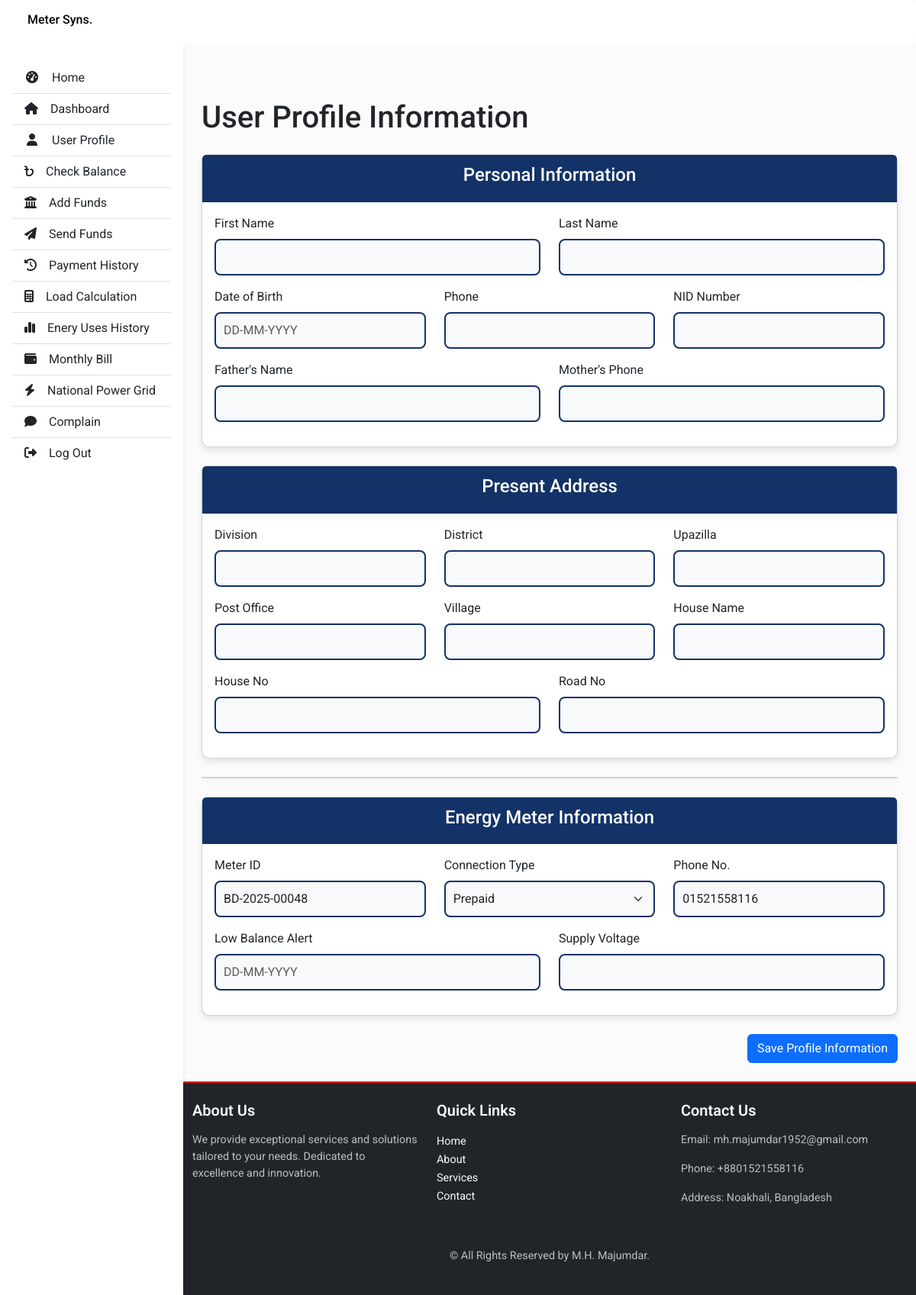
/user_info (signed in), run on the app's committed database.
### website/models.py (models this page shows)
class Profile(db.Model):
    id = db.Column(db.Integer, primary_key=True)
    user_id = db.Column(db.Integer, db.ForeignKey('user.id'), nullable=False)
    fathers_name = db.Column(db.String(150))
    mothers_name = db.Column(db.String(150))
    date_of_birth = db.Column(db.String(20))
    phone = db.Column(db.String(20))
    guardians_name = db.Column(db.String(150))
    guardians_phone = db.Column(db.String(20))
    hall_for_residence = db.Column(db.String(150))
    hall_for_roll = db.Column(db.String(150))
    blood_group = db.Column(db.String(10))
    religion = db.Column(db.String(50))
    nationality = db.Column(db.String(50))
    nid_number = db.Column(db.String(20))
    gender = db.Column(db.String(20))
    marital_status = db.Column(db.String(20))
    present_division = db.Column(db.String(100))
    present_district = db.Column(db.String(100))
    present_upazilla = db.Column(db.String(100))
    present_post_office = db.Column(db.String(100))
    present_village = db.Column(db.String(100))
    present_house_name = db.Column(db.String(100))
    present_house_no = db.Column(db.String(30))
    present_road_no = db.Column(db.String(30))
    permanent_division = db.Column(db.String(100))
    permanent_district = db.Column(db.String(100))
    permanent_upazilla = db.Column(db.String(100))
    permanent_post_office = db.Column(db.String(100))
    permanent_village = db.Column(db.String(100))
    permanent_house_name = db.Column(db.String(100))
    permanent_house_no = db.Column(db.String(30))
    permanent_road_no = db.Column(db.String(30))
    academic_level = db.Column(db.String(50))
    faculty = db.Column(db.String(150))
    department = db.Column(db.String(150))
    session = db.Column(db.String(20))
    year_term = db.Column(db.String(30))
    student_id = db.Column(db.String(20))
    meter_id = db.Column(db.String(100))
    connection_type = db.Column(db.String(50))
    phone_no = db.Column(db.String(100))
    installation_date = db.Column(db.String(20))  # Can use db.Date if you process it
    supply_voltage = db.Column(db.String(50))
    updated_at = db.Column(db.DateTime(timezone=True), default=func.now(), onupdate=func.now())

### website/views.py (the view, shortened to what this page needs)
@views.route("/user_info", methods=["GET", "POST"])
@login_required
def user_info():
    profile = Profile.query.filter_by(user_id=current_user.id).first()
    if not profile:
        profile = Profile(user_id=current_user.id)
        db.session.add(profile)
    return render_template("profile_form.html", user=current_user, profile=profile)

### website/__init__.py (called while the page is built)
def create_app():
    app = Flask(__name__)
    app.config['SECRET_KEY'] = "helloworld"
    app.config['SQLALCHEMY_DATABASE_URI'] = f'sqlite:///{DB_NAME}'
    db.init_app(app)
    with app.app_context():
        start_scheduler(app, db)
    from .models import User
    from .views import views
    from .auth import auth
    app.register_blueprint(views, url_prefix="/")
    app.register_blueprint(auth, url_prefix="/")
    with app.app_context():
        db.create_all()
        print("Database created!")
    login_manager = LoginManager()
    login_manager.login_view = "auth.login"
    login_manager.init_app(app)
    @login_manager.user_loader
    def load_user(id):
        return User.query.get(int(id))
    return app

### website/Templates/profile_form.html (shortened to what this page needs)
{% extends "base.html" %}
{% block content %}
<link rel="stylesheet" href="{{ url_for('static', filename='profile_form.css') }}" />
<div class="container mt-4">
    <h1 class="mb-4">User Profile Information</h1>
    <form action="{{ url_for('views.user_info') }}" method="POST">
        <div class="card mb-4">
            <div class="card-header bg-dark text-white">
                <h4>Personal Information</h4>
            </div>
            <div class="card-body">
                <div class="row">
                    <div class="col-md-6 mb-3">
                        <label for="fathers_name" class="form-label">First Name</label>
                        <input type="text" class="form-control" id="fathers_name" name="fathers_name" value="{{ profile.fathers_name or '' }}">
                    </div>
                    <div class="col-md-6 mb-3">
                        <label for="mothers_name" class="form-label">Last Name</label>
                        <input type="text" class="form-control" id="mothers_name" name="mothers_name" value="{{ profile.mothers_name or '' }}">
                    </div>
                </div>
                <div class="row">
                    <div class="col-md-4 mb-3">
                        <label for="date_of_birth" class="form-label">Date of Birth</label>
                        <input type="text" class="form-control" id="date_of_birth" name="date_of_birth" placeholder="DD-MM-YYYY" value="{{ profile.date_of_birth or '' }}">
                    </div>
                    <div class="col-md-4 mb-3">
                        <label for="phone" class="form-label">Phone</label>
                        <input type="text" class="form-control" id="phone" name="phone" value="{{ profile.phone or '' }}">
                    </div>
                    <div class="col-md-4 mb-3">
                        <label for="nid_number" class="form-label">NID Number</label>
                        <input type="text" class="form-control" id="nid_number" name="nid_number" value="{{ profile.nid_number or '' }}">
                    </div>
                </div>
                <div class="row">
                    <div class="col-md-6 mb-3">
                        <label for="guardians_name" class="form-label">Father's Name</label>
                        <input type="text" class="form-control" id="guardians_name" name="guardians_name" value="{{ profile.guardians_name or '' }}">
                    </div>
                    <div class="col-md-6 mb-3">
                        <label for="guardians_phone" class="form-label">Mother's Phone</label>
                        <input type="text" class="form-control" id="guardians_phone" name="guardians_phone" value="{{ profile.guardians_phone or '' }}">
                    </div>
                </div>
            </div>
        </div>
        <div class="card mb-4">
            <div class="card-header bg-primary text-white">
                <h4>Present Address</h4>
            </div>
            <div class="card-body">
                <div class="row">
                    <div class="col-md-4 mb-3">
                        <label for="present_division" class="form-label">Division</label>
                        <input type="text" class="form-control" id="present_division" name="present_division" value="{{ profile.present_division or '' }}">
                    </div>
                    <div class="col-md-4 mb-3">
                        <label for="present_district" class="form-label">District</label>
                        <input type="text" class="form-control" id="present_district" name="present_district" value="{{ profile.present_district or '' }}">
                    </div>
                    <div class="col-md-4 mb-3">
                        <label for="present_upazilla" class="form-label">Upazilla</label>
                        <input type="text" class="form-control" id="present_upazilla" name="present_upazilla" value="{{ profile.present_upazilla or '' }}">
                    </div>
                </div>
                <div class="row">
                    <div class="col-md-4 mb-3">
                        <label for="present_post_office" class="form-label">Post Office</label>
                        <input type="text" class="form-control" id="present_post_office" name="present_post_office" value="{{ profile.present_post_office or '' }}">
                    </div>
                    <div class="col-md-4 mb-3">
                        <label for="present_village" class="form-label">Village</label>
                        <input type="text" class="form-control" id="present_village" name="present_village" value="{{ profile.present_village or '' }}">
                    </div>
                    <div class="col-md-4 mb-3">
                        <label for="present_house_name" class="form-label">House Name</label>
                        <input type="text" class="form-control" id="present_house_name" name="present_house_name" value="{{ profile.present_house_name or '' }}">
                    </div>
                </div>
                <div class="row">
                    <div class="col-md-6 mb-3">
                        <label for="present_house_no" class="form-label">House No</label>
                        <input type="text" class="form-control" id="present_house_no" name="present_house_no" value="{{ profile.present_house_no or '' }}">
                    </div>
                    <div class="col-md-6 mb-3">
                        <label for="present_road_no" class="form-label">Road No</label>
                        <input type="text" class="form-control" id="present_road_no" name="present_road_no" value="{{ profile.present_road_no or '' }}">
                    </div>
                </div>
            </div>
        </div>
        <div class="card mb-4">
        </div>
<div class="card mb-4">
    <div class="card-header bg-success text-white">
        <h4>Energy Meter Information</h4>
    </div>
    <div class="card-body">
        <div class="row">
            <div class="col-md-4 mb-3">
                <label for="meter_id" class="form-label">Meter ID</label>
                <input type="text" class="form-control" id="meter_id" name="meter_id" value="{{ profile.meter_id or '' }}">
            </div>
            <div class="col-md-4 mb-3">
                <label for="connection_type" class="form-label">Connection Type</label>
                <select class="form-select" id="connection_type" name="connection_type">
                    <option value="Prepaid" {% if profile.connection_type == 'Prepaid' %}selected{% endif %}>Prepaid</option>
                </select>
            </div>
            <div class="col-md-4 mb-3">
                <label for="phone_no" class="form-label">Phone No.</label>
                <input type="text" class="form-control" id="phone_no" name="phone_no" value="{{ profile.phone_no or '' }}">
            </div>
        </div>
        <div class="row">
            <div class="col-md-6 mb-3">
                <label for="installation_date" class="form-label">Low Balance Alert</label>
                <input type="text" class="form-control" id="installation_date" name="installation_date" placeholder="DD-MM-YYYY" value="{{ profile.installation_date or '' }}">
            </div>
            <div class="col-md-6 mb-3">
                <label for="supply_voltage" class="form-label">Supply Voltage</label>
                <input type="text" class="form-control" id="supply_voltage" name="supply_voltage" value="{{ profile.supply_voltage or '' }}">
            </div>
        </div>
    </div>
</div>
        <div class="d-grid gap-2 d-md-flex justify-content-md-end mb-4">
            <button type="submit" class="btn btn-primary">Save Profile Information</button>
        </div>
    </form>
</div>
{% endblock %}

### website/static/base.css (style rules this page uses)
body { font-family: 'Roboto', sans-serif; }
.form-control { border-radius: 30px; border: 1px solid rgba(255, 255, 255, 0.5); }
body { background-color: #fbfbfb; }

### website/static/profile_form.css (style rules this page uses)
.form-control { border: 2px solid #133267; border-radius: 8px; padding: 10px; font-size: 16px; background-color: #f8f9fa; }
.form-select { border: 2px solid #133267; border-radius: 8px; padding: 10px; font-size: 16px; background-color: #f8f9fa; }
.row .col-md-4, .row .col-md-6 { margin-bottom: 15px; }
.card { border-radius: 10px; box-shadow: 0 4px 8px rgba(0, 0, 0, 0.1); }
.card-header { font-size: 18px; font-weight: bold; text-align: center; padding: 12px; background-color: #133267 !important; }

### data on the page
Profile: meter_id "BD-2025-00048", connection_type "Prepaid", phone_no "01521558116"
